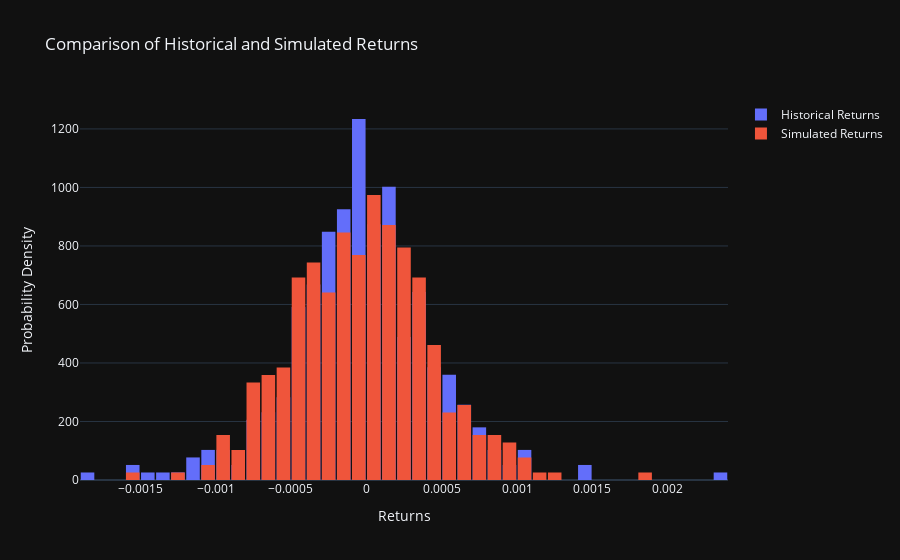

Notebook code cell kept with this figure:
### Code cell
# Stacked histogram of returns (origirnal and simulated)
fig_dist_direct_method = go.Figure()

# historical returns
fig_dist_direct_method.add_trace(go.Histogram(x=returns, histnorm='probability density', name='Historical Returns'))
#Simulated returns
fig_dist_direct_method.add_trace(go.Histogram(x=sample_gaussian_returns, histnorm='probability density', name='Simulated Returns'))

fig_dist_direct_method.update_layout(
    title='Comparison of Historical and Simulated Returns',
    xaxis_title='Returns',
    yaxis_title='Probability Density',
    barmode='overlay',  # Overlay the histograms
    bargap=0.1,  # Space between bars
    template='plotly_dark'  # Using a dark theme for better visibility
)

fig_dist_direct_method.show()

### Figure 1 — Plotly figure (JSON) as saved in the notebook; plotly's stock layout.template omitted (floating-point values rounded to 4 significant figures; data arrays with more than 128 entries replaced by an {"elided": "..."} marker saying what was removed)
{"data": [{"histnorm": "probability density", "name": "Historical Returns", "type": "histogram", "x": {"elided": "389 float values"}}, {"histnorm": "probability density", "name": "Simulated Returns", "type": "histogram", "x": {"elided": "390 float values"}}], "layout": {"bargap": 0.1, "barmode": "overlay", "title": {"text": "Comparison of Historical and Simulated Returns"}, "xaxis": {"title": {"text": "Returns"}}, "yaxis": {"title": {"text": "Probability Density"}}}}
